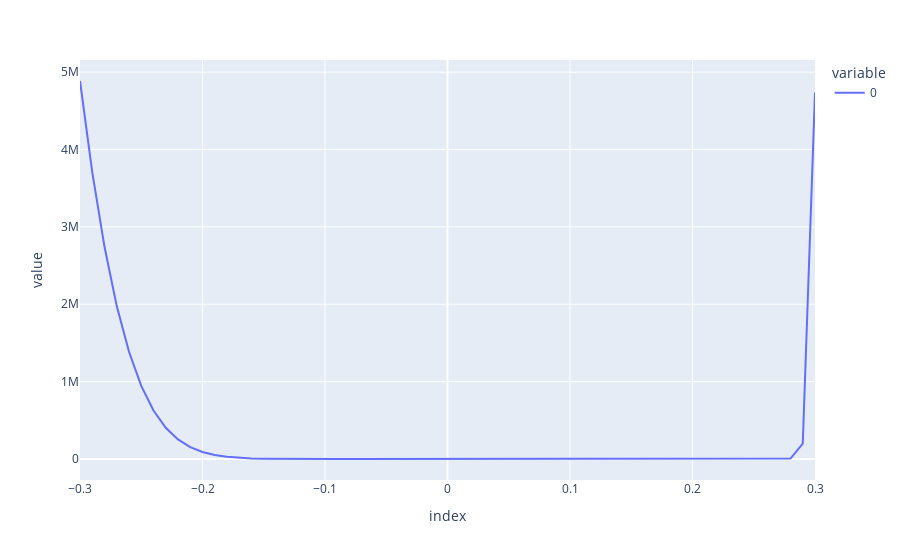

The code cell stored with this chart in its notebook:
### Code cell
px.line(test)

### Figure 1 — Plotly figure (JSON) as saved in the notebook; plotly's stock layout.template omitted (floating-point values rounded to 4 significant figures)
{"data": [{"hovertemplate": "variable=0<br>index=%{x}<br>value=%{y}<extra></extra>", "legendgroup": "0", "line": {"color": "#636efa", "dash": "solid"}, "marker": {"symbol": "circle"}, "mode": "lines", "name": "0", "orientation": "v", "showlegend": true, "type": "scatter", "x": [-0.3, -0.29, -0.28, -0.27, -0.26, -0.25, -0.24, -0.23, -0.22, -0.21, -0.2, -0.19, -0.18, -0.17, -0.16, -0.15, -0.14, -0.13, -0.12, -0.11, -0.1, -0.09, -0.08, -0.07, -0.06, -0.05, -0.04, -0.03, -0.02, -0.01, 0, 0.01, 0.02, 0.03, 0.04, 0.05, 0.06, 0.07, 0.08, 0.09, 0.1, 0.11, 0.12, 0.13, 0.14, 0.15, 0.16, 0.17, 0.18, 0.19, 0.2, 0.21, 0.22, 0.23, 0.24, 0.25, 0.26, 0.27, 0.28, 0.29, 0.3], "xaxis": "x", "y": [4886000.0, 3707000.0, 2742000.0, 1976000.0, 1386000.0, 945300.0, 626700.0, 403700.0, 252500.0, 153400.0, 90380.0, 51670.0, 28650.0, 15400.0, 8016.0, 4042.0, 1973.0, 931.0, 424.6, 186.9, 79.32, 32.39, 12.69, 4.748, 1.679, 0.5494, 0.1588, 0.03588, 0.003868, -0.0007761, 0, -0.001005, -0.00584, -0.01468, -0.02697, -0.0419, -0.05865, -0.07653, -0.09504, -0.1139, -0.1328, -0.1518, -0.1709, -0.1899, -0.2089, -0.2279, -0.2468, -0.2657, -0.2842, -0.3023, -0.3189, -0.3312, -0.3295, -0.2722, 0.05732, 2.137, 20.23, 266.9, 5952.0, 199800.0, 4736000.0], "yaxis": "y"}], "layout": {"autosize": true, "legend": {"title": {"text": "variable"}, "tracegroupgap": 0}, "margin": {"t": 60}, "xaxis": {"anchor": "y", "autorange": true, "domain": [0, 1], "range": [-0.3, 0.3], "title": {"text": "index"}, "type": "linear"}, "yaxis": {"anchor": "x", "autorange": true, "domain": [0, 1], "range": [-271400.0, 5157000.0], "title": {"text": "value"}, "type": "linear"}}}
